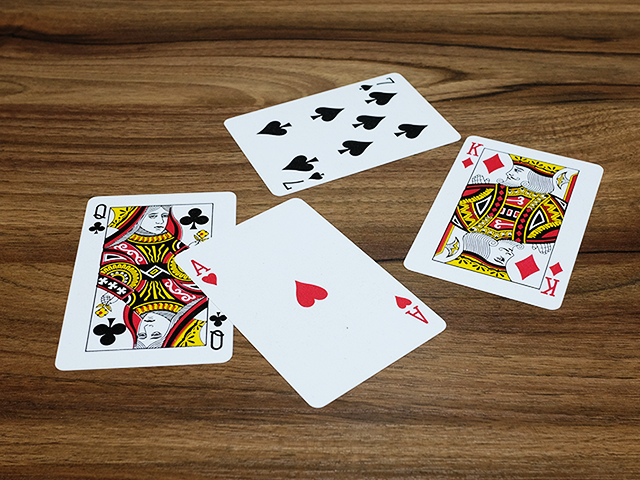
//> input picture Hough/card.bmp, 640 x 480 px, given in place of the camera
$ ./main   (built with g++ and OpenCV 4)
//> lines starting //> are read from the running program, lines starting //| are printed output that depends on the picture
#include "opencv2/opencv.hpp"
#include <iostream>

using namespace cv;
using namespace std;

void hough_line_segments();

int main(){
	hough_line_segments();
	return 0;
}

void hough_line_segments(){
	VideoCapture cap(0);

	if(!cap.isOpened()){
		cerr << "Camera open failed!" << endl;
		return ;
	}
	Mat src;
	while (true){
		cap >> src;
//> src is the input picture: 480 rows x 640 cols, CV_8UC3; mean B, G, R 90.2, 112.3, 133.7
		if(src.empty())
			break;
		Mat sharp;
		Mat calc;
		Mat edge;
		GaussianBlur(src, sharp, Size(), 5);
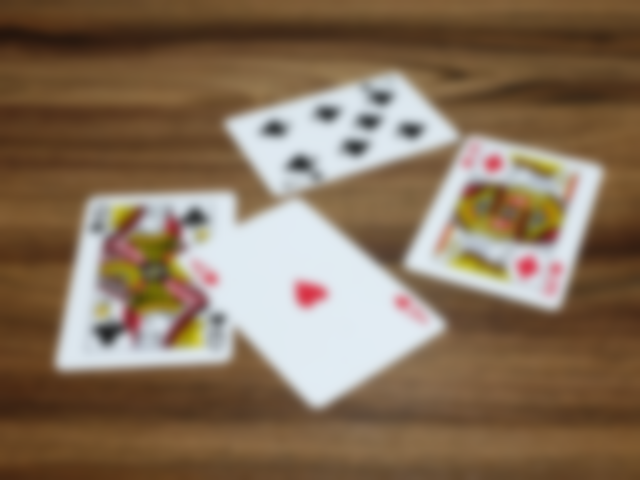
//> sharp: 480 rows x 640 cols, CV_8UC3; mean B, G, R 90.2, 112.3, 133.7

		float alpha = 1.f;
		calc = (1+alpha) * src - alpha*sharp;
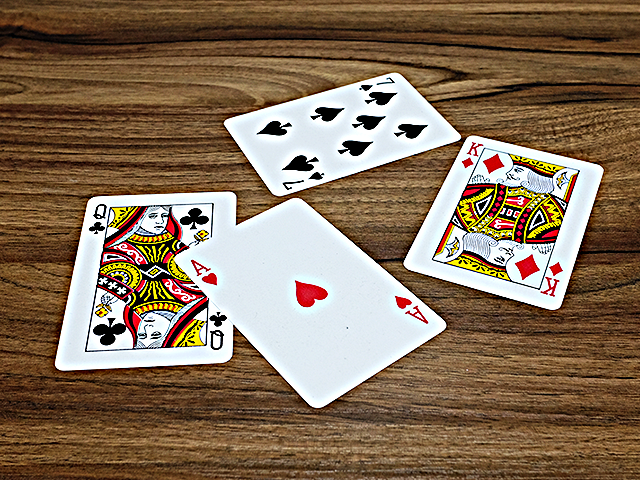
//> calc: 480 rows x 640 cols, CV_8UC3; mean B, G, R 89.3, 112.1, 134.3

		Canny(calc, edge, 50, 200);
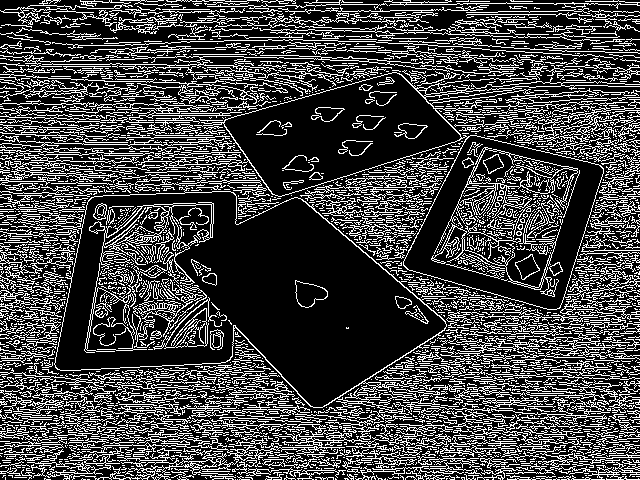
//> edge: 480 rows x 640 cols, CV_8UC1; 26.7% white in thin lines or dots

		vector<Vec4i> lines;
		HoughLinesP(edge, lines, 1, CV_PI / 180, 90, 40, 2);
//> lines = 41 lines (x1, y1, x2, y2), first 8: [498, 11, 557, 11], [222, 120, 388, 73], [300, 198, 415, 295], [596, 472, 639, 472], [51, 183, 108, 183], [186, 120, 227, 161], [279, 436, 328, 436], [343, 198, 386, 241]

		Mat dst;
		cvtColor(edge, dst, COLOR_GRAY2BGR);
//> dst: 480 rows x 640 cols, CV_8UC3; 26.7% white in thin lines or dots

		for (Vec4i l : lines){
			line(dst, Point(l[0], l[1]), Point(l[2], l[3]), Scalar(0,0,255), 1, LINE_AA);
		}
//> this loop made 41 passes
//> l on passes 1 to 12: [498, 11, 557, 11], [222, 120, 388, 73], [300, 198, 415, 295], [596, 472, 639, 472], [51, 183, 108, 183], [186, 120, 227, 161], [279, 436, 328, 436], [343, 198, 386, 241], [183, 408, 238, 408], [408, 4, 456, 4], [156, 193, 230, 191], [545, 479, 639, 479]
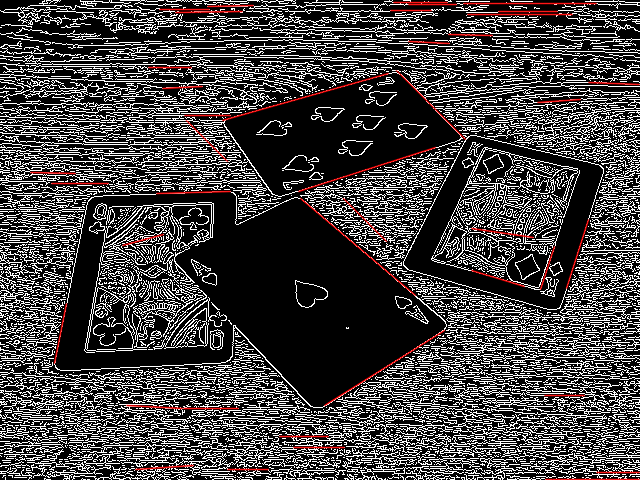
//> dst: 480 rows x 640 cols, CV_8UC3; mean B, G, R 66.1, 66.1, 69.2

		imshow("src", src);
		imshow("calc", calc);
		imshow("dst", dst);

		if(waitKey(10)==27)
//> the Esc key is pressed
			break;
	}
	destroyAllWindows();
}
